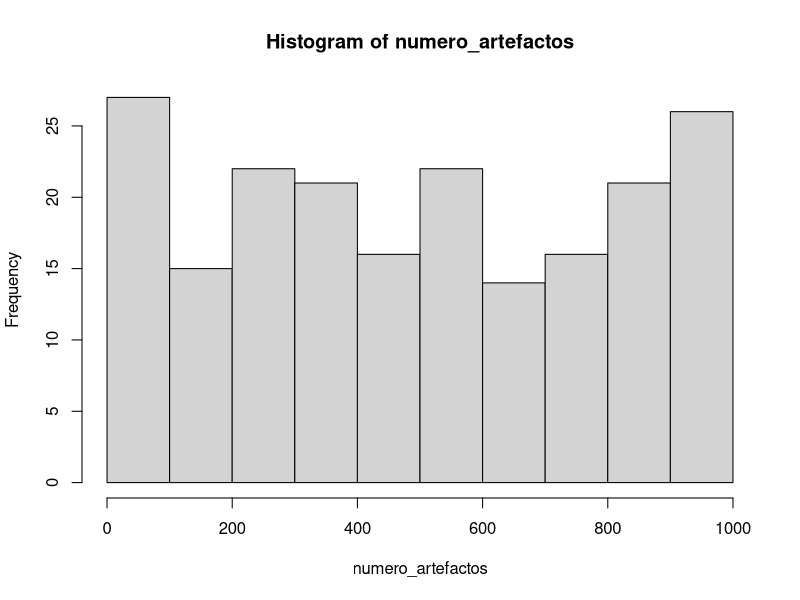
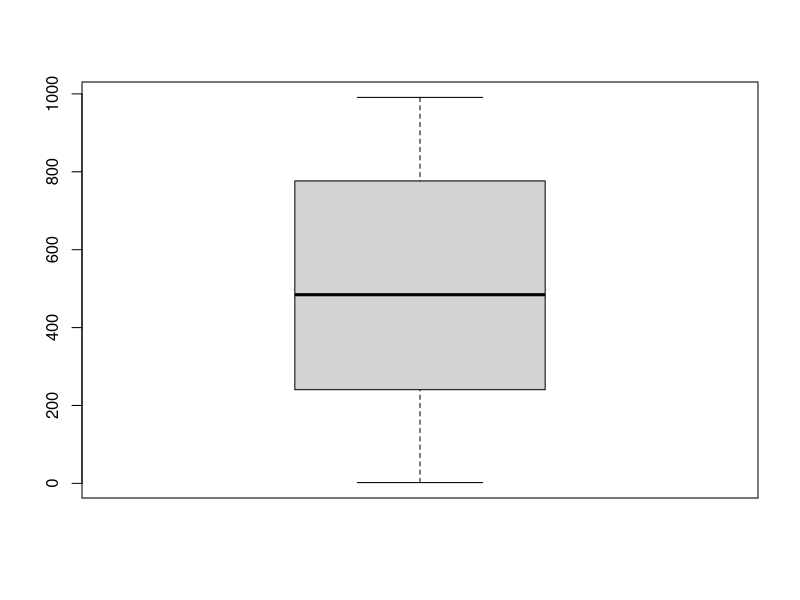

Generate these figures, in order, with R: (Note: this script raises an error after producing the figures.)
nuevo_dir = "C:/pr5_21feb"
setwd(nuevo_dir)

set.seed(1000)
#1
n_registros = 200

  sites = sample(c("Site1","Site2","Site3","Site4","Site5","Site6","Site7","Site8","Site9","Site10"),n_registros, replace = TRUE)
  tipo_artefacto = sample(c("Pottery","Tools","Jewerly","Weapons"),n_registros, replace = TRUE)
  numero_artefactos = sample(c(1:1000),n_registros, replace = TRUE)
  contexto = c("Habitacional","Funerario","Otros", n_registros, TRUE)
  latitud = runif(n_registros, min = 0, max = 90)
  longitud = runif(n_registros, min = -180, max = 180)
  
  archaeological_data = data.frame(
    site = sites,
    tipo_artefacto = tipo_artefacto,
    numero_artefactos = numero_artefactos,
    contexto = contexto,
    latitud = latitud,
    longitud = longitud
  )

#2
media_artefactos = mean(numero_artefactos)
cuartil_artefactos = 
  
#3
histograma = hist(numero_artefactos)
median(numero_artefactos)
#La asimetría es con cola a la derecha, ya que se encuentra más cerca del 0% que del 100%, y es menor que la media

#4
boxplot(x= archaeological_data$numero_artefactos)
#Los valores máximos y mínimos se encuentran en 997 y 10 respectivamente, siendo los límites del gráfico, y la superficie indicada con color es el margen de mayor densidad, entre el 25% y 75%, siendo la línea negra la que indica el 50%. Los cuartiles restantes (25% y 75%) están indicados por la línea discontinua.

library(ggplot2)

#5
tabla_media_artefactos = table(media_artefactos)
tabla_yacimientos = table(sites)
tabla_mezclada = xtabs(~tabla_media_artefactos + tabla_yacimientos, data = archaeological_data)
grafico_media = barplot(x = tabla_yacimientos, y= tabla_media_artefactos,
                        main = "Media artefactos por yacimiento",
                        xlab = "Yacimientos",
                        ylab = "Media artefactos",
                        col = "khaki1")

#6
mapa_calor = ggplot(archaeological_data, aes(x = longitude, y = latitud)) +
  geom_bind2d(numero_artefactos) +
  labs(title = "Mapa de calor de artefactos", x = "Longitud", y= "Latitud")

#7
total_artefactos = sum(archaeological_data$numero_artefactos)

#8
mediana_artefactos_yacimiento = aggregate(numero_artefactos ~ sites, data = archaeological_data, FUN = median)

#9
desviacion_estandar = aggregate(numero_artefactos ~ sites, data = archaeological_data, FUN = sd)

#10
maximo_artefactos = which.max(numero_artefactos)
indice_max <- which(archaeological_data$numero_artefactos == maximo_artefactos)
cat("El valor máximo se encuentra en la fila:", indice_max)

#11
aggregate(numero_artefactos ~ site)
tabla_resumen = data.frame(
  Media = media_artefactos,
  Mediana = mediana_artefactos_yacimiento,
  "Desviación Estándard" = desviacion_estandar
)
print(tabla_resumen)

#12
diagrama_cajas = boxplot(numero_artefactos ~ site, data = archaeological_data,
        main = "Frecuencia de artefactos por yacimiento",
        xlab = "Yacimiento", ylab = "Artefactos",
        col = "khaki1")
